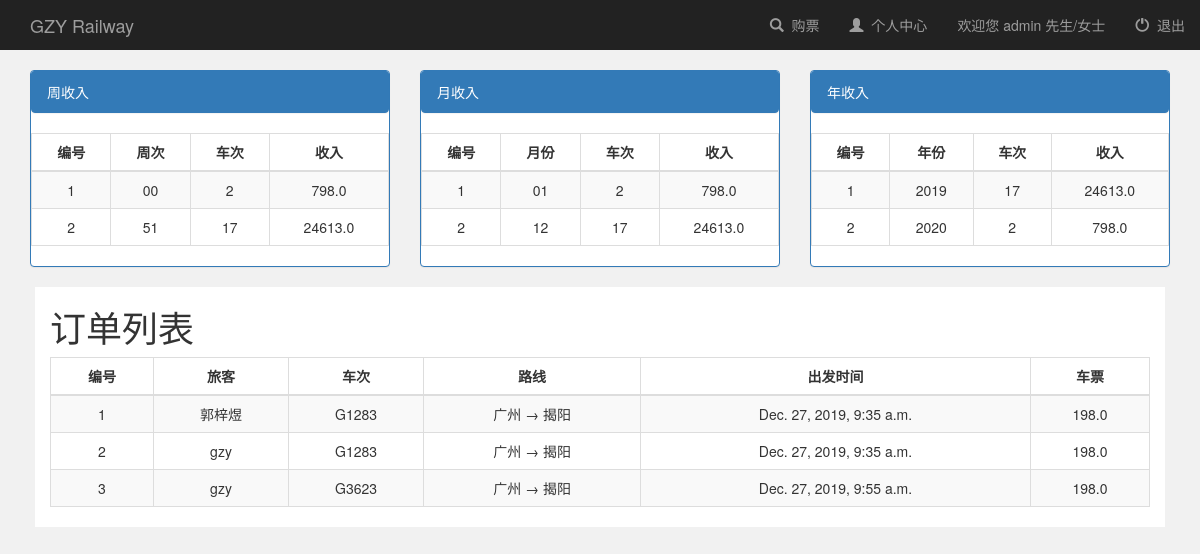
The page /user_info/ (signed in) on the database its author committed.
### booksystem/models.py (models this page shows, shortened)
class railway(models.Model):
    user = models.ManyToManyField(User, default=1)  # 有了这个字段之后，默认的后台添加失效，必须要自定义Form，除去这个字段
    name = models.CharField(max_length=100)  # 班次
    leave_city = models.CharField(max_length=100, null=True)  # 离开城市
    arrive_city = models.CharField(max_length=100, null=True)  # 到达城市
    leave_station = models.CharField(max_length=100, null=True)  # 离开的车站
    arrive_station = models.CharField(max_length=100, null=True)  # 到达的车站
    leave_time = models.DateTimeField(null=True)  # DateTimeField包括了DateField信息，并且添加了时间
    arrive_time = models.DateTimeField(null=True)
    capacity = models.IntegerField(default=0, null=True)  # 座位总数
    price = models.FloatField(default=0, null=True)  # 价格
    book_sum = models.IntegerField(default=0, null=True)  # 订票总人数
    income = models.FloatField(default=0, null=True)  # 收入

### booksystem/views.py (the view, shortened to what this page needs)
# urls.py: url(r'^user_info/$', views.user_info, name='user_info'),  # 用户信息
def user_info(request):
    global railway
    if request.user.is_authenticated():
        print(request.user.id)
        if request.user.id == ADMIN_ID:
            context = admin_finance(request)  # 获取要传入前端的数据
            return render(request, 'booksystem/admin_finance.html', context)
    return render(request, 'booksystem/login.html')  # 用户如果没登录，render登录页面

### booksystem/templates/booksystem/admin_finance.html
{% extends 'booksystem/base.html' %}
{% block login_display %}
    <a href="#">欢迎您 admin 先生/女士</a>
{% endblock %}
{% block content %}
    <div class="container-fluid col-sm-12" style="margin-top: 20px">
        <div class="col-sm-4">
            <div class="panel panel-primary">
                <div class="panel panel-heading">
                    周收入
                </div>
                <div>
                    <table class="table table-bordered table-striped">
                        <thead>
                        <th style="text-align: center">编号</th>
                        <th style="text-align: center">周次</th>
                        <th style="text-align: center">车次</th>
                        <th style="text-align: center">收入</th>
                        </thead>
                        <tbody align="center">
                        {% for income in week_incomes %}
                            <tr>
                                <td>{{ forloop.counter }}</td>
                                <td>{{ income.metric }}</td>
                                <td>{{ income.railway_sum }}</td>
                                <td>{{ income.income }}</td>
                            </tr>
                        {% endfor %}
                        </tbody>
                    </table>
                </div>
            </div>
        </div>
        <div class="col-sm-4">
            <div class="panel panel-primary">
                <div class="panel panel-heading">
                    月收入
                </div>
                <div>
                    <table class="table table-bordered table-striped">
                        <thead>
                        <th style="text-align: center">编号</th>
                        <th style="text-align: center">月份</th>
                        <th style="text-align: center">车次</th>
                        <th style="text-align: center">收入</th>
                        </thead>
                        <tbody align="center">
                        {% for income in month_incomes %}
                            <tr>
                                <td>{{ forloop.counter }}</td>
                                <td>{{ income.metric }}</td>
                                <td>{{ income.railway_sum }}</td>
                                <td>{{ income.income }}</td>
                            </tr>
                        {% endfor %}
                        </tbody>
                    </table>
                </div>
            </div>
        </div>
        <div class="col-sm-4">
            <div class="panel panel-primary">
                <div class="panel panel-heading">
                    年收入
                </div>
                <div>
                    <table class="table table-bordered table-striped">
                        <thead>
                        <th style="text-align: center">编号</th>
                        <th style="text-align: center">年份</th>
                        <th style="text-align: center">车次</th>
                        <th style="text-align: center">收入</th>
                        </thead>
                        <tbody align="center">
                        {% for income in year_incomes %}
                            <tr>
                                <td>{{ forloop.counter }}</td>
                                <td>{{ income.metric }}</td>
                                <td>{{ income.railway_sum }}</td>
                                <td>{{ income.income }}</td>
                            </tr>
                        {% endfor %}
                        </tbody>
                    </table>
                </div>
            </div>
        </div>
        <div class="book_orders" style="margin-left: 20px;margin-right: 20px">
            <div class="col-sm-12" style="background-color: white">
                <h1>订单列表</h1>
                <div>
                    <table class="table table-bordered table-striped">
                        <thead>
                        <th style="text-align: center">编号</th>
                        <th style="text-align: center">旅客</th>
                        <th style="text-align: center">车次</th>
                        <th style="text-align: center">路线</th>
                        <th style="text-align: center">出发时间</th>
                        <th style="text-align: center">车票</th>
                        </thead>
                        <tbody align="center">
                        {% for order in order_set %}
                            <tr>
                                <td>{{ forloop.counter }}</td>
                                <td>{{ order.passenger_name }}</td>
                                <td>{{ order.railway_name }}</td>
                                <td>{{ order.railway_route }}</td>
                                <td>{{ order.railway_ltime }}</td>
                                <td>{{ order.railway_price }}</td>
                            </tr>
                        {% endfor %}
                        </tbody>
                    </table>
                </div>
            </div>
        </div>
    </div>
{% endblock %}

### rows shown on the page
railway: railway_name "G1283" "G1283", railway_ltime "Dec. 27, 2019, 9:35 a.m." "Dec. 27, 2019, 9:35 a.m.", railway_price "198.0" "198.0"
railway: railway_name "G3623", railway_ltime "Dec. 27, 2019, 9:55 a.m.", railway_price "198.0"

### other values the page prints
{{ income.metric }} "00" "51"
{{ income.railway_sum }} "2" "17"
{{ income.income }} "798.0" "24613.0"
{{ income.metric }} "01" "12"
{{ income.metric }} "2019" "2020"
{{ income.railway_sum }} "17" "2"
{{ income.income }} "24613.0" "798.0"
{{ order.passenger_name }} "郭梓煜" "gzy" "gzy"
{{ order.railway_route }} "广州 → 揭阳" "广州 → 揭阳" "广州 → 揭阳"
